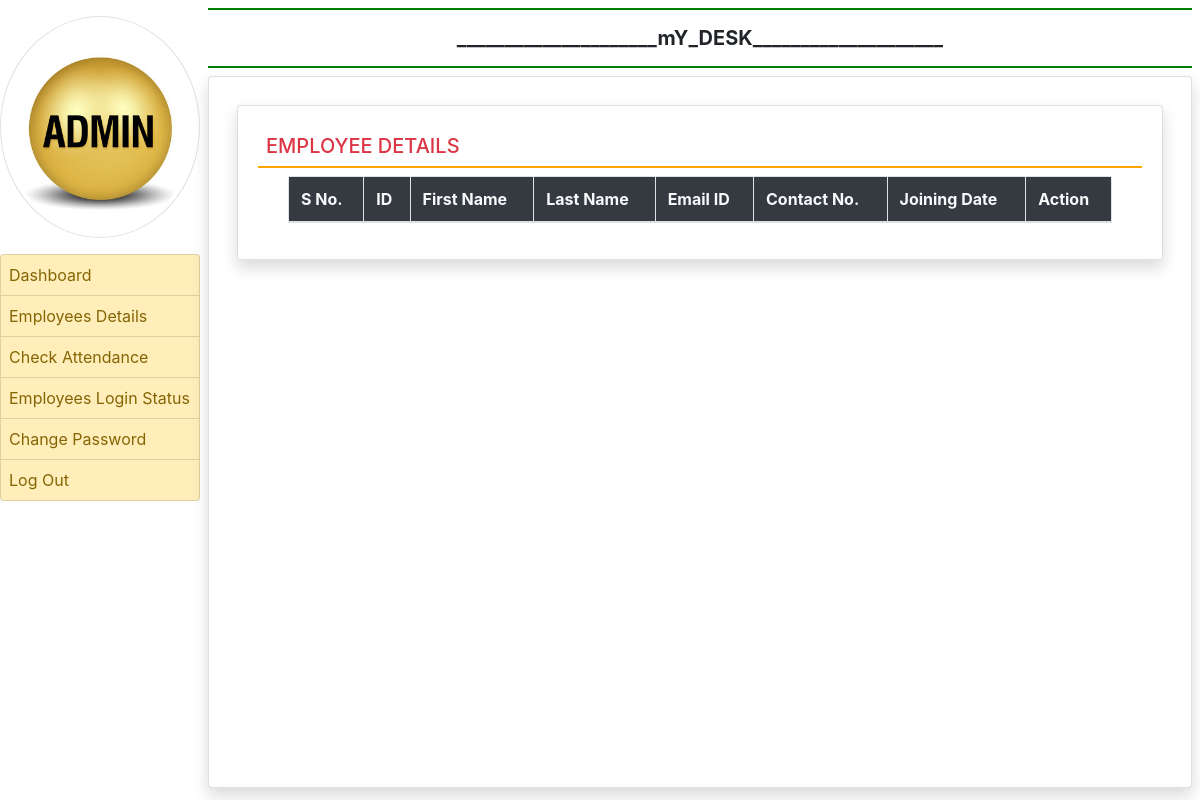
Page /emp_detail/ (signed in) on the earlier database version.
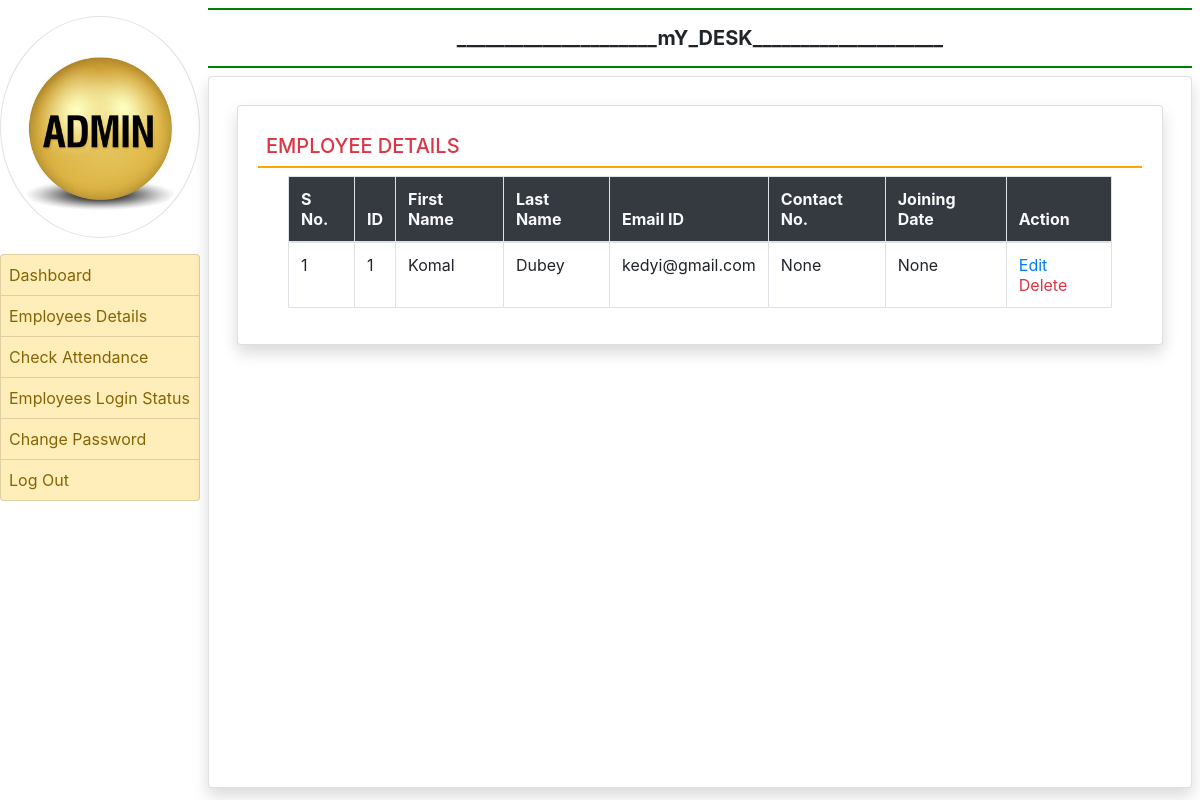
Same page on the later database version.
### Dashboard/models.py (models this page shows, shortened)
class UserProfile(models.Model):
    user = models.ForeignKey(User,on_delete=models.CASCADE)
    empdept = models.CharField(max_length=100, null=True)
    designation = models.CharField(max_length=100, null=True)
    contact = models.CharField(max_length=15,null=True)
    gender = models.CharField(max_length=50,null=True)
    joiningdate = models.DateTimeField(null=True)
    face_id = models.IntegerField(primary_key=True)

### Dashboard/views.py (the view)
# urls.py: path('emp_detail/', emp_detail, name='emp_detail'),
def emp_detail(request):
    if not request.user.is_authenticated:
        return redirect('admin_login')
    employee = UserProfile.objects.all()
    return render(request,'emp_detail.html',locals())

### Dashboard/templates/emp_detail.html
{% extends 'admin_common.html' %}
{% block main %}
<div class="card shadow m-2">
    <div class="card-body">
        <h5 class="p-2 text-danger" style="border-bottom: 2px solid orange">EMPLOYEE DETAILS</h5>
      <div class="container-fluid">
        <div class="container-fluid">
            <table class="table table-bordered table-hover" id="example">
                <thead class="text-light bg-dark">
                <tr>
                    <th>S No.</th>
                    <th>ID </th>
                    <th>First Name</th>
                    <th>Last Name</th>
                    <th>Email ID</th>
                    <th>Contact No.</th>
                    <th>Joining Date</th>
                    <th>Action</th>
                </tr>
                </thead>
                <tbody>
                {% for i in employee %}
                <tr>
                    <td>{{forloop.counter}}</td>
                    <td>{{i.face_id}}</td>
                    <td>{{i.user.first_name}}</td>
                    <td>{{i.user.last_name}}</td>
                    <td>{{i.user.username}}</td>
                    <td>{{i.contact}}</td>
                    <td>{{i.joiningdate}}</td>
                    <td>
                        <a href="{% url 'edit_profile' i.face_id %}" class="text-primary">Edit</a>
                        <a href="{% url 'delete_employee' i.user.id %}" class="text-danger">Delete</a>
                    </td>
                </tr>
                {% endfor %}
                </tbody>
            </table>
        </div>
      </div>
    </div>
</div>
{% endblock %}

Differences in the rows shown:
added UserProfile: face_id "1", user.first_name "Komal", user.last_name "Dubey", user.username "kedyi@gmail.com", contact "None", joiningdate "None"
